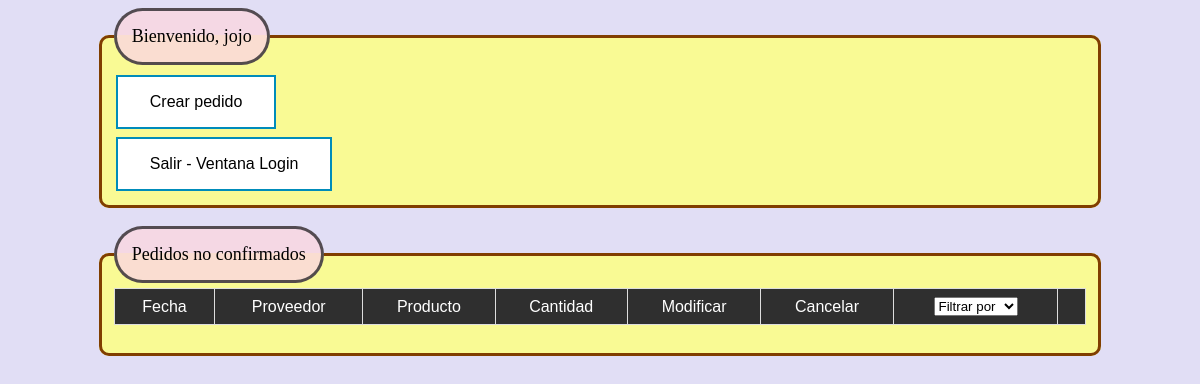
The page /concesionario/concesionario.php?ID=2 on the database as committed earlier.
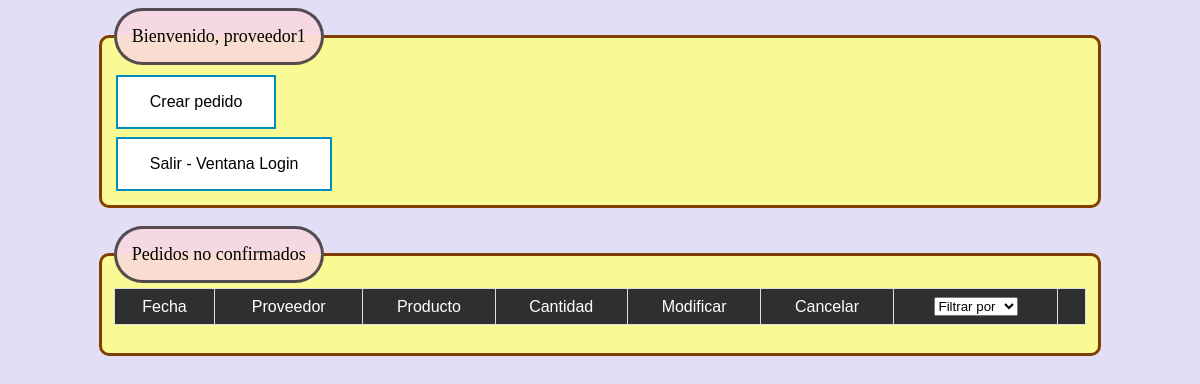
The same page on the database as committed later.
### tables this page shows
CREATE TABLE `usuario` (
  `id` int(11) NOT NULL,
  `username` varchar(15) NOT NULL,
  `password` varchar(20) NOT NULL,
  `tipo` varchar(20) NOT NULL,
  `numeroSesiones` int(11) NOT NULL
);

### concesionario/concesionario.php (the view, shortened to what this page needs)
 <!DOCTYPE html>
<html>
<head>
    <link rel = "stylesheet" type = "text/css" href = "./styleConcesionario.css" >
</head>
<body>
	<div>
	<?php
    	include ("../db_connect/db_connect.php");
        $IDuser = $_GET["ID"];
        $sacarConcesionario = mysqli_query($connection, "SELECT username FROM usuario WHERE id ='".$IDuser."'");
        while ($linea = mysqli_fetch_array($sacarConcesionario)) {
	        $concesionario =$linea["username"];
		}
	?>
	<fieldset>
		<legend id="legend">Bienvenido, <?php echo $concesionario ?></legend>
		<?php
            echo "<input type='button' class='button' value='Crear pedido' onclick='hacerPedido(".$IDuser.")'/>";
        ?>
		<form action="./cerrarSesion.php?concesionario=<?php echo $concesionario;?>" method="post">
           	<button type="submit" id="myButton"  class="button" >Salir - Ventana Login</button>
   		</form>
	</fieldset>
	<br>
	<fieldset>
		<legend id="legend">Pedidos no confirmados</legend>
		<table class="listaPedidos">
	        <tr class="negrita">
				<td>Fecha</td>
				<td>Proveedor</td>
				<td>Producto</td>
				<td>Cantidad</td>
	            <td>Modificar</td>
	            <td>Cancelar</td>
			    <td>
                <select name="filtro" id="filtro">
                <?php
                    if(isset($_GET["filtro"])){
                ?>
                <option value="0">Sin filtros</option>
                <?php
                } else {
                            ?>
                             <option value="0" selected>Filtrar por</option>
                            <?php
                                }
                            ?>
                        </select>
                    </td>
	                <td id="variable">
                    </td>
                </tr>
				</table>
				<br />
			</fieldset>
		</div>
	</body>
</html>

Rows that differ between the two databases and show on the page:
changed usuario: username "jojo" → "proveedor1"
